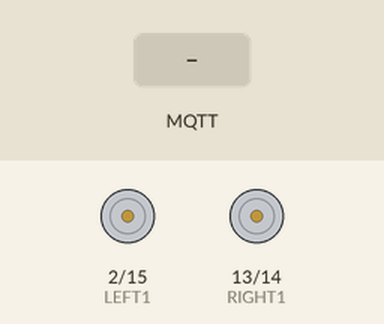
Simulated run of this sketch. Board: ESP32. On the bench: motor-driver pin pairs drawn as motors (green arrow = first pin HIGH = forward, orange = second pin HIGH = backward, longer = more drive, scaled by the enable pin). The test bench sets the inputs (shaded band). WiFi joins after 1.5 s; servers stay silent unless stated; random numbers use the default seed unless the sketch sets one; no MQTT or app messages arrive unless stated; what the sketch prints to the serial monitor is not drawn.

Above: at 2.7 s.
2.8 s: MQTT message "1" arrives on the first subscribed topic
At 4.0 s:
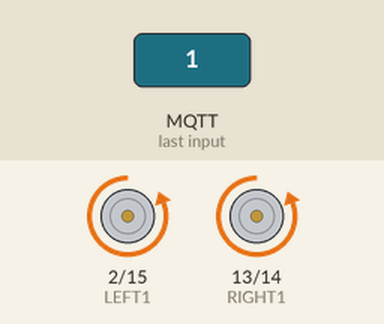
4.3 s: MQTT message "1" arrives on the second subscribed topic
At 5.3 s:
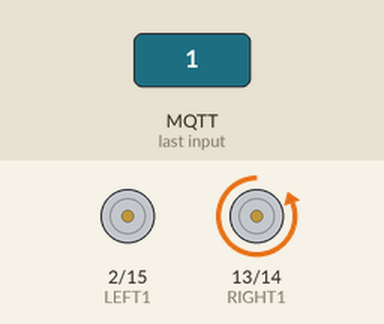
5.8 s: MQTT message "1" arrives on the third subscribed topic
At 6.4 s:
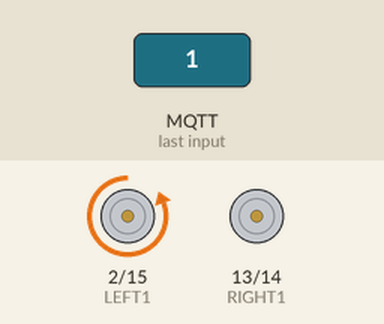
Timing chart, 0 to 8.8 s (numbered marks = the images above; inputs shaded):
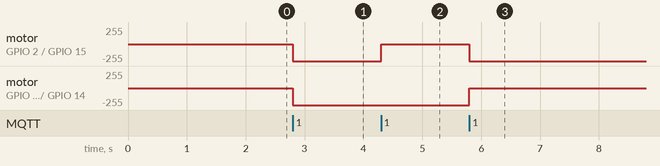

The sketch:

MQTT_motor_002.ino
```cpp
// 接收序列埠值的變數
char cmd;

#include <WiFi.h>
#include <PubSubClient.h> //請先安裝PubSubClient程式庫

// 設定啟動或停止馬達的參數
// 一開始先設定成「停止」
boolean run = false;

// 左馬達控制設定
const byte LEFT1 = 2;
const byte LEFT2 = 15;
const byte LEFT_PWM = 4;

// 右馬達控制設定
const byte RIGHT1 = 13;
const byte RIGHT2 = 14;
const byte RIGHT_PWM = 12;

// 設定PWM輸出值（註：FA-130馬達供電不要超過3v）
byte motorSpeed = 255;


// ------ 以下修改成你自己的WiFi帳號密碼 ------
char ssid[] = "Uokio";
char password[] = "00000000";

// &取紙器=取得變數在記憶體中的位置 *指向氣=指向記憶體開始的位置------ 以下修改成你MQTT設定 ------
char* MQTTServer = "mqttgo.io";//免註冊MQTT伺服器
int MQTTPort = 1883;//MQTT Port
char* MQTTUser = "";//不須帳密
char* MQTTPassword = "";//不須帳密
//推播主題1:往前
char* MQTTSubTopic1_001 = "car/carcar/forward_001";
char* MQTTSubTopic1_002 = "car/carcar/forward_002";
//推播主題2:往後
//char* MQTTSubTopic2_001 = "car/carcar/back_001";
//char* MQTTSubTopic2_002 = "car/carcar/back_002";
//推播主題3:往左
char* MQTTSubTopic3_001 = "car/carcar/left_001";
char* MQTTSubTopic3_002 = "car/carcar/left_002";
//推播主題4:往右
char* MQTTSubTopic4_001 = "car/carcar/right_001";
char* MQTTSubTopic4_002 = "car/carcar/right_002";
//推播主題5:停止
char* MQTTSubTopic5 = "car/carcar/stop_001";
//char* MQTTSubTopic5_002 = "car/carcar/stop_002";

//long MQTTLastPublishTime;//此變數用來記錄推播時間
//long MQTTPublishInterval = 10000;//每10秒推撥一次
WiFiClient WifiClient;
PubSubClient MQTTClient(WifiClient);


void backward() {  // 馬達轉向：後退
  Serial.println("往前");
  digitalWrite(LEFT1, HIGH);
  digitalWrite(LEFT2, LOW);
  digitalWrite(RIGHT1, HIGH);
  digitalWrite(RIGHT2, LOW);

  analogWrite(LEFT_PWM, motorSpeed);
  analogWrite(RIGHT_PWM, motorSpeed);

//  MQTTClient.publish(MQTTSubTopic2_002, String(0).c_str());
  MQTTClient.publish(MQTTSubTopic3_002, String(0).c_str());
  MQTTClient.publish(MQTTSubTopic4_002, String(0).c_str());
  MQTTClient.publish(MQTTSubTopic5, String(0).c_str());
}

void forward() {  // 馬達轉向：前進
  Serial.println("後退");
  digitalWrite(LEFT1, LOW);
  digitalWrite(LEFT2, HIGH);
  digitalWrite(RIGHT1, LOW);
  digitalWrite(RIGHT2, HIGH);

  analogWrite(LEFT_PWM, motorSpeed);
  analogWrite(RIGHT_PWM, motorSpeed);

  MQTTClient.publish(MQTTSubTopic1_002, String(0).c_str());
  MQTTClient.publish(MQTTSubTopic3_002, String(0).c_str());
  MQTTClient.publish(MQTTSubTopic4_002, String(0).c_str());
  MQTTClient.publish(MQTTSubTopic5, String(0).c_str());

}

void turnRight() {  // 馬達轉向：右轉
  Serial.println("左轉");
  digitalWrite(LEFT1, LOW);
  digitalWrite(LEFT2, HIGH);
  digitalWrite(RIGHT1, HIGH);
  digitalWrite(RIGHT2, LOW);

  analogWrite(LEFT_PWM, motorSpeed);
  analogWrite(RIGHT_PWM, 0);

  MQTTClient.publish(MQTTSubTopic1_002, String(0).c_str());
//  MQTTClient.publish(MQTTSubTopic2_002, String(0).c_str());
  MQTTClient.publish(MQTTSubTopic4_002, String(0).c_str());
  MQTTClient.publish(MQTTSubTopic5, String(0).c_str());
}

void turnLeft() {  // 馬達轉向：左轉
  Serial.println("右轉");
  digitalWrite(LEFT1, HIGH);
  digitalWrite(LEFT2, LOW);
  digitalWrite(RIGHT1, LOW);
  digitalWrite(RIGHT2, HIGH);

  analogWrite(LEFT_PWM, 0);
  analogWrite(RIGHT_PWM, motorSpeed);

  MQTTClient.publish(MQTTSubTopic1_002, String(0).c_str());
//  MQTTClient.publish(MQTTSubTopic2_002, String(0).c_str());
  MQTTClient.publish(MQTTSubTopic3_002, String(0).c_str());
  MQTTClient.publish(MQTTSubTopic5, String(0).c_str());
}

void stop() {  // 停止
  Serial.println("停止");
  digitalWrite(LEFT1, LOW);
  digitalWrite(LEFT2, LOW);
  digitalWrite(RIGHT1, LOW);
  digitalWrite(RIGHT2, LOW);

  analogWrite(LEFT_PWM, 0);
  analogWrite(RIGHT_PWM, 0);

  MQTTClient.publish(MQTTSubTopic1_002, String(0).c_str());
//  MQTTClient.publish(MQTTSubTopic2_002, String(0).c_str());
  MQTTClient.publish(MQTTSubTopic3_002, String(0).c_str());
  MQTTClient.publish(MQTTSubTopic4_002, String(0).c_str());


}

//開始WiFi連線
void WifiConnecte() {
  //開始WiFi連線
  WiFi.begin(ssid, password);
  int tryCount = 0;

  while (WiFi.status() != WL_CONNECTED) {
    delay(500);
    Serial.print(".");
    if (tryCount ++ >= 20) {
      ESP.restart();
    }
  }
  Serial.println("WiFi連線成功");
  Serial.print("IP Address:");
  Serial.println(WiFi.localIP());
}

//開始MQTT連線
void MQTTConnecte() {
  MQTTClient.setServer(MQTTServer, MQTTPort);
  MQTTClient.setCallback(MQTTCallback);
  while (!MQTTClient.connected()) {
    //以亂數為ClietID
    String  MQTTClientid = "esp32-" + String(random(1000000, 9999999));
    if (MQTTClient.connect(MQTTClientid.c_str(), MQTTUser, MQTTPassword)) {
      //連結成功，顯示「已連線」。
      Serial.println("MQTT已連線");
      //訂閱SubTopic1主題
      MQTTClient.subscribe(MQTTSubTopic1_002);
//      MQTTClient.subscribe(MQTTSubTopic2_002);
      MQTTClient.subscribe(MQTTSubTopic3_002);
      MQTTClient.subscribe(MQTTSubTopic4_002);
      MQTTClient.subscribe(MQTTSubTopic5);
      MQTTClient.subscribe(MQTTSubTopic1_001);
//      MQTTClient.subscribe(MQTTSubTopic2_001);
      MQTTClient.subscribe(MQTTSubTopic3_001);
      MQTTClient.subscribe(MQTTSubTopic4_001);
//      MQTTClient.subscribe(MQTTSubTopic5_001);

    } else {
      //若連線不成功，則顯示錯誤訊息，並重新連線
      Serial.print("MQTT連線失敗,狀態碼=");
      Serial.println(MQTTClient.state());
      Serial.println("五秒後重新連線");
      delay(5000);
    }
  }
}

void setup() {
  Serial.begin(115200);
  pinMode(LEFT1, OUTPUT);
  pinMode(LEFT2, OUTPUT);
  pinMode(LEFT_PWM, OUTPUT);
  pinMode(RIGHT1, OUTPUT);
  pinMode(RIGHT2, OUTPUT);
  pinMode(RIGHT_PWM, OUTPUT);
  //開始WiFi連線
  WifiConnecte();

  //開始MQTT連線
  MQTTConnecte();
}

void loop() {
  //如果WiFi連線中斷，則重啟WiFi連線
  if (WiFi.status() != WL_CONNECTED) WifiConnecte();

  //如果MQTT連線中斷，則重啟MQTT連線
  if (!MQTTClient.connected())  MQTTConnecte();

  MQTTClient.loop();//更新訂閱狀態
}


//接收到訂閱時
void MQTTCallback(char* topic, byte* payload, unsigned int length) {
  Serial.print(topic); Serial.print("訂閱通知:");
  String payloadString;//將接收的payload轉成字串
  //顯示訂閱內容
  for (int i = 0; i < length; i++) {
    payloadString = payloadString + (char)payload[i];
  }
  Serial.println(payloadString);
  //比對主題是否為訂閱主題1
  if (strcmp(topic, MQTTSubTopic1_002) == 0) {
    Serial.println("往前：" + payloadString);
    if (payloadString == "1") forward();
    //if (payloadString == "0") stop();
  }
//  if (strcmp(topic, MQTTSubTopic2_002) == 0) {
//    Serial.println("往後：" + payloadString);
//    if (payloadString == "1") backward();
//    //if (payloadString == "0") stop();
//  }
  if (strcmp(topic, MQTTSubTopic3_002) == 0) {
    Serial.println("左轉：" + payloadString);
    if (payloadString == "1") turnLeft();
    //if (payloadString == "0") stop();
  }
  if (strcmp(topic, MQTTSubTopic4_002) == 0) {
    Serial.println("右轉：" + payloadString);
    if (payloadString == "1") turnRight();
    //if (payloadString == "0") stop();
  }
  if (strcmp(topic, MQTTSubTopic5) == 0) {
    Serial.println("停止：" + payloadString);
    if (payloadString == "1") stop();
    //if (payloadString == "0") stop();
  }
  if (strcmp(topic, MQTTSubTopic1_001) == 0) {
    Serial.println("往前：" + payloadString);
    if (payloadString == "1") backward();
    //if (payloadString == "0") stop();
  }
//  if (strcmp(topic, MQTTSubTopic2_001) == 0) {
//    Serial.println("MQTTSubTopic2_001：" + payloadString);
//    if (payloadString == "1") backward();
//    //if (payloadString == "0") stop();
//  }
  if (strcmp(topic, MQTTSubTopic3_001) == 0) {
    Serial.println("MQTTSubTopic3_001：" + payloadString);
    if (payloadString == "1") backward();
    //if (payloadString == "0") stop();
  }
  if (strcmp(topic, MQTTSubTopic4_001) == 0) {
    Serial.println("MQTTSubTopic4_001：" + payloadString);
    if (payloadString == "1") backward();
    //if (payloadString == "0") stop();
  }
//  if (strcmp(topic, MQTTSubTopic5_001) == 0) {
//    Serial.println("MQTTSubTopic5_001：" + payloadString);
//    if (payloadString == "1") stop();
//    //if (payloadString == "0") stop();
//  }
}
```

Measured:
- after the input at 2.8 s, motor on GPIO 2 (LEFT1) / GPIO 15 (LEFT2), motor on GPIO 13 (RIGHT1) / GPIO 14 (RIGHT2): stopped → backward 255/255 at once
- after the input at 4.3 s, motor on GPIO 2 (LEFT1) / GPIO 15 (LEFT2): backward 255/255 → stopped at once
- after the input at 5.8 s, motor on GPIO 2 (LEFT1) / GPIO 15 (LEFT2): stopped → backward 255/255 at once; motor on GPIO 13 (RIGHT1) / GPIO 14 (RIGHT2): backward 255/255 → stopped at once
